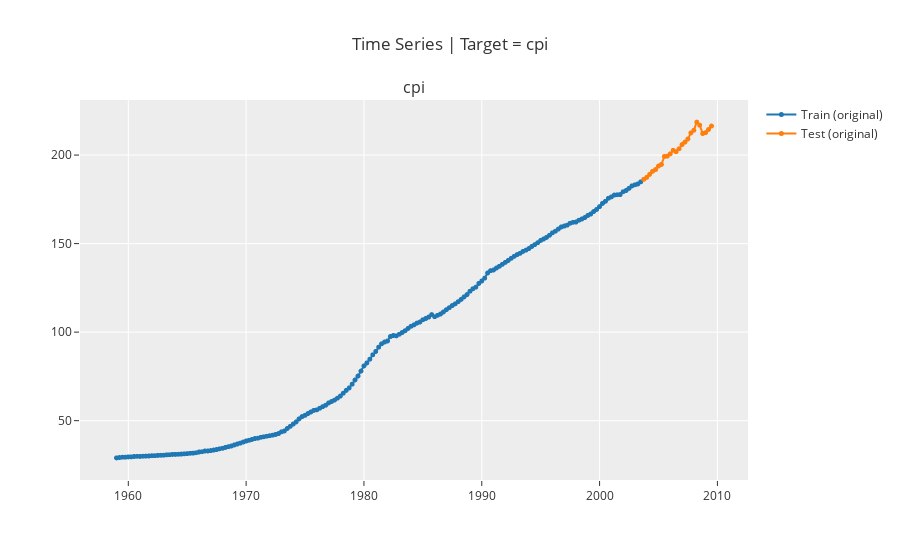

The notebook cell this image was saved under:
### Markdown cell above
### #6.

### Code cell
exp.plot_model(plot='train_test_split')

### Figure 1 — Plotly figure (JSON) as saved in the notebook; plotly's stock layout.template omitted (floating-point values rounded to 4 significant figures; data arrays with more than 128 entries replaced by an {"elided": "..."} marker saying what was removed)
{"data": [{"line": {"color": "rgb(31, 119, 180)", "width": 2}, "marker": {"color": "rgb(31, 119, 180)", "size": 5}, "mode": "lines+markers", "name": "Train (original)", "type": "scattergl", "x": {"elided": "203 str values"}, "xaxis": "x", "y": {"elided": "203 float values"}, "yaxis": "y"}, {"line": {"color": "rgb(255, 127, 14)", "width": 2}, "marker": {"color": "rgb(255, 127, 14)", "size": 5}, "mode": "lines+markers", "name": "Test (original)", "type": "scattergl", "x": {"elided": "203 str values"}, "xaxis": "x", "y": {"elided": "203 float values"}, "yaxis": "y"}], "layout": {"annotations": [{"font": {"size": 16}, "showarrow": false, "text": "cpi", "x": 0.5, "xanchor": "center", "xref": "paper", "y": 1, "yanchor": "bottom", "yref": "paper"}], "showlegend": true, "title": {"text": "Time Series | Target = cpi"}, "xaxis": {"anchor": "y", "domain": [0, 1]}, "yaxis": {"anchor": "x", "domain": [0, 1]}}}
